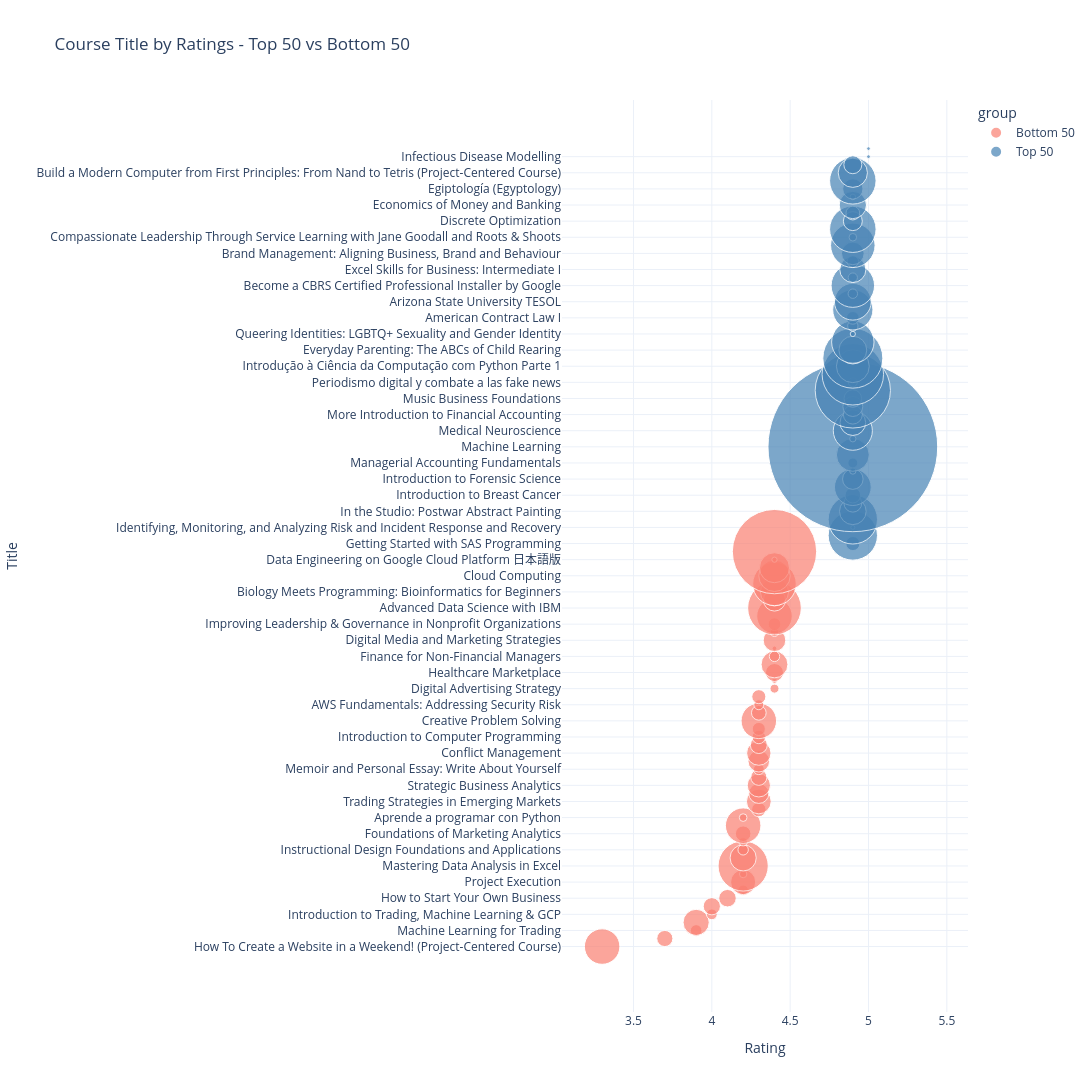

This figure's notebook cell:
### Markdown cell above
### Course Titles and Keywords

### Code cell
# What are the course titles of the top and bottom 50 rated courses?

top50 = (
    csera_data
    .nlargest(50, 'course_rating')
    .assign(group='Top 50')
)

bottom50 = (
    csera_data
    .nsmallest(50, 'course_rating')
    .assign(group='Bottom 50')
)

combined = (
    pd.concat([bottom50, top50], ignore_index=True)
    .sort_values('course_rating')
)

fig = px.scatter(
    combined,
    x='course_rating',
    y='course_title',
    color='group',
    size='students_enrolled',
    size_max=120,
    hover_name='course_title',
    hover_data=[
        'course_organization',
        'course_difficulty',
        'students_enrolled'
    ],
    color_discrete_map={
        'Top 50': 'steelblue',
        'Bottom 50': 'salmon',
    },
    labels={
        'course_rating': 'Rating',
        'course_title': 'Title',
        'course_organization': 'Organization',
        'course_difficulty': 'Course Difficulty',
        'students_enrolled': 'Enrollment'
    },
    title='Course Title by Ratings - Top 50 vs Bottom 50',
    template='plotly_white',
    width=1200,
    height=1400
)

fig.show()

### Figure 1 — Plotly figure (JSON) as saved in the notebook; plotly's stock layout.template omitted (floating-point values rounded to 4 significant figures; data arrays with more than 128 entries replaced by an {"elided": "..."} marker saying what was removed)
{"data": [{"customdata": {"elided": "50x3 mixed values"}, "hovertemplate": "<b>%{hovertext}</b><br><br>group=Bottom 50<br>Rating=%{x}<br>Title=%{y}<br>Enrollment=%{customdata[2]}<br>Organization=%{customdata[0]}<br>Course Difficulty=%{customdata[1]}<extra></extra>", "hovertext": ["How To Create a Website in a Weekend! (Project-Centered Course)", "Machine Learning and Reinforcement Learning in Finance", "Machine Learning for Trading", "iOS App Development with Swift", "Introduction to Trading, Machine Learning & GCP", "Mathematics for Machine Learning: PCA", "How to Start Your Own Business", "Unity XR: How to Build AR and VR Apps", "Project Execution", "Optical Engineering", "Mastering Data Analysis in Excel", "Introduction to Spreadsheets and Models", "Instructional Design Foundations and Applications", "Hardware Description Languages for FPGA Design", "Foundations of Marketing Analytics", "Cybersecurity and Its Ten Domains", "Aprende a programar con Python", "Virtual Teacher", "Trading Strategies in Emerging Markets", "Survey Data Collection and Analytics", "Strategic Business Analytics", "Recommender Systems", "Memoir and Personal Essay: Write About Yourself", "Mastering Software Development in R", "Conflict Management", "Introduction to Computer Science and Programming", "Introduction to Computer Programming", "Geopolitics of Europe", "Creative Problem Solving", "Building Scalable Java Microservices with Spring Boot and Spring Cloud", "AWS Fundamentals: Addressing Security Risk", "Learn English", "Digital Advertising Strategy", "IBM AI Enterprise Workflow", "Healthcare Marketplace", "Genomic Data Science", "Finance for Non-Financial Managers", "Enterprise Architecture", "Digital Media and Marketing Strategies", "Dermatology: Trip to skin", "Improving Leadership & Governance in Nonprofit Organizations", "Data Mining", "Advanced Data Science with IBM", "Behavioral Finance", "Biology Meets Programming: Bioinformatics for Beginners", "Data Science: Statistics and Machine Learning", "Cloud Computing", "Data Analysis and Interpretation", "Data Engineering on Google Cloud Platform 日本語版", "Career Success"], "legendgroup": "Bottom 50", "marker": {"color": "salmon", "size": [140000.0, 29000.0, 15000.0, 76000.0, 13000.0, 33000.0, 34000.0, 12000.0, 70000.0, 6200.0, 280000.0, 76000.0, 12000.0, 7400.0, 27000.0, 140000.0, 6600.0, 23000.0, 68000.0, 45000.0, 60000.0, 29000.0, 13000.0, 52000.0, 66000.0, 32000.0, 20000.0, 19000.0, 140000.0, 24000.0, 11000.0, 22000.0, 9000.0, 3500.0, 36000.0, 80000.0, 12000.0, 2400.0, 57000.0, 8200.0, 18000.0, 140000.0, 320000.0, 55000.0, 88000.0, 210000.0, 110000.0, 100000.0, 3000.0, 790000.0], "sizemode": "area", "sizeref": 222.2, "symbol": "circle"}, "mode": "markers", "name": "Bottom 50", "orientation": "h", "showlegend": true, "type": "scatter", "x": [3.3, 3.7, 3.9, 3.9, 4.0, 4.0, 4.1, 4.2, 4.2, 4.2, 4.2, 4.2, 4.2, 4.2, 4.2, 4.2, 4.2, 4.3, 4.3, 4.3, 4.3, 4.3, 4.3, 4.3, 4.3, 4.3, 4.3, 4.3, 4.3, 4.3, 4.3, 4.3, 4.4, 4.4, 4.4, 4.4, 4.4, 4.4, 4.4, 4.4, 4.4, 4.4, 4.4, 4.4, 4.4, 4.4, 4.4, 4.4, 4.4, 4.4], "xaxis": "x", "y": ["How To Create a Website in a Weekend! (Project-Centered Course)", "Machine Learning and Reinforcement Learning in Finance", "Machine Learning for Trading", "iOS App Development with Swift", "Introduction to Trading, Machine Learning & GCP", "Mathematics for Machine Learning: PCA", "How to Start Your Own Business", "Unity XR: How to Build AR and VR Apps", "Project Execution", "Optical Engineering", "Mastering Data Analysis in Excel", "Introduction to Spreadsheets and Models", "Instructional Design Foundations and Applications", "Hardware Description Languages for FPGA Design", "Foundations of Marketing Analytics", "Cybersecurity and Its Ten Domains", "Aprende a programar con Python", "Virtual Teacher", "Trading Strategies in Emerging Markets", "Survey Data Collection and Analytics", "Strategic Business Analytics", "Recommender Systems", "Memoir and Personal Essay: Write About Yourself", "Mastering Software Development in R", "Conflict Management", "Introduction to Computer Science and Programming", "Introduction to Computer Programming", "Geopolitics of Europe", "Creative Problem Solving", "Building Scalable Java Microservices with Spring Boot and Spring Cloud", "AWS Fundamentals: Addressing Security Risk", "Learn English", "Digital Advertising Strategy", "IBM AI Enterprise Workflow", "Healthcare Marketplace", "Genomic Data Science", "Finance for Non-Financial Managers", "Enterprise Architecture", "Digital Media and Marketing Strategies", "Dermatology: Trip to skin", "Improving Leadership & Governance in Nonprofit Organizations", "Data Mining", "Advanced Data Science with IBM", "Behavioral Finance", "Biology Meets Programming: Bioinformatics for Beginners", "Data Science: Statistics and Machine Learning", "Cloud Computing", "Data Analysis and Interpretation", "Data Engineering on Google Cloud Platform 日本語版", "Career Success"], "yaxis": "y"}, {"customdata": {"elided": "50x3 mixed values"}, "hovertemplate": "<b>%{hovertext}</b><br><br>group=Top 50<br>Rating=%{x}<br>Title=%{y}<br>Enrollment=%{customdata[2]}<br>Organization=%{customdata[0]}<br>Course Difficulty=%{customdata[1]}<extra></extra>", "hovertext": ["Getting Started with SAS Programming", "Introduction to Psychology", "Identifying, Monitoring, and Analyzing Risk and Incident Response and Recovery", "Improving Deep Neural Networks: Hyperparameter tuning, Regularization and Optimization", "In the Studio: Postwar Abstract Painting", "International Women's Health and Human Rights", "Introduction to Breast Cancer", "Introduction to Classical Music", "Introduction to Forensic Science", "Introdução aos Princípios e Práticas da Gestão De Projetos", "Managerial Accounting Fundamentals", "Learn to Speak Korean 1", "Machine Learning", "Formulación y evaluación de proyectos complejos", "Medical Neuroscience", "Microeconomics Principles", "More Introduction to Financial Accounting", "Mountains 101", "Music Business Foundations", "Neural Networks and Deep Learning", "Periodismo digital y combate a las fake news", "Python Data Structures", "Introdução à Ciência da Computação com Python Parte 1", "First Step Korean", "Everyday Parenting: The ABCs of Child Rearing", "Excel Skills for Business: Essentials", "Queering Identities: LGBTQ+ Sexuality and Gender Identity", "Agile и Scrum в работе над проектами и продуктами", "American Contract Law I", "Aprendiendo a aprender: Poderosas herramientas mentales con las que podrás dominar temas difíciles (Learning How to Learn)", "Arizona State University TESOL", "Aspectos básicos de la planificación y la gestión de proyectos", "Become a CBRS Certified Professional Installer by Google", "Boosting Creativity for Innovation", "Excel Skills for Business: Intermediate I", "Bugs 101: Insect-Human Interactions", "Brand Management: Aligning Business, Brand and Behaviour", "COVID-19 Contact Tracing", "Compassionate Leadership Through Service Learning with Jane Goodall and Roots & Shoots", "Convolutional Neural Networks", "Discrete Optimization", "Diseño y Creación de un Emprendimiento Social", "Economics of Money and Banking", "Effective Compliance Programs", "Egiptología (Egyptology)", "Excel Skills for Business", "Build a Modern Computer from First Principles: From Nand to Tetris (Project-Centered Course)", "Rethinking International Tax Law", "Infectious Disease Modelling", "El Abogado del Futuro: Legaltech y la Transformación Digital del Derecho"], "legendgroup": "Top 50", "marker": {"color": "steelblue", "size": [22000.0, 270000.0, 1700.0, 270000.0, 79000.0, 35000.0, 27000.0, 150000.0, 47000.0, 4500.0, 11000.0, 120000.0, 3200000.0, 4400.0, 170000.0, 73000.0, 40000.0, 44000.0, 34000.0, 630000.0, 8900.0, 420000.0, 120000.0, 400000.0, 86000.0, 200000.0, 3000.0, 12000.0, 18000.0, 180000.0, 150000.0, 10000.0, 210000.0, 9500.0, 76000.0, 15000.0, 57000.0, 220000.0, 6400.0, 240000.0, 40000.0, 21000.0, 83000.0, 3400.0, 46000.0, 240000.0, 95000.0, 36000.0, 1600.0, 1500.0], "sizemode": "area", "sizeref": 222.2, "symbol": "circle"}, "mode": "markers", "name": "Top 50", "orientation": "h", "showlegend": true, "type": "scatter", "x": [4.9, 4.9, 4.9, 4.9, 4.9, 4.9, 4.9, 4.9, 4.9, 4.9, 4.9, 4.9, 4.9, 4.9, 4.9, 4.9, 4.9, 4.9, 4.9, 4.9, 4.9, 4.9, 4.9, 4.9, 4.9, 4.9, 4.9, 4.9, 4.9, 4.9, 4.9, 4.9, 4.9, 4.9, 4.9, 4.9, 4.9, 4.9, 4.9, 4.9, 4.9, 4.9, 4.9, 4.9, 4.9, 4.9, 4.9, 4.9, 5.0, 5.0], "xaxis": "x", "y": ["Getting Started with SAS Programming", "Introduction to Psychology", "Identifying, Monitoring, and Analyzing Risk and Incident Response and Recovery", "Improving Deep Neural Networks: Hyperparameter tuning, Regularization and Optimization", "In the Studio: Postwar Abstract Painting", "International Women's Health and Human Rights", "Introduction to Breast Cancer", "Introduction to Classical Music", "Introduction to Forensic Science", "Introdução aos Princípios e Práticas da Gestão De Projetos", "Managerial Accounting Fundamentals", "Learn to Speak Korean 1", "Machine Learning", "Formulación y evaluación de proyectos complejos", "Medical Neuroscience", "Microeconomics Principles", "More Introduction to Financial Accounting", "Mountains 101", "Music Business Foundations", "Neural Networks and Deep Learning", "Periodismo digital y combate a las fake news", "Python Data Structures", "Introdução à Ciência da Computação com Python Parte 1", "First Step Korean", "Everyday Parenting: The ABCs of Child Rearing", "Excel Skills for Business: Essentials", "Queering Identities: LGBTQ+ Sexuality and Gender Identity", "Agile и Scrum в работе над проектами и продуктами", "American Contract Law I", "Aprendiendo a aprender: Poderosas herramientas mentales con las que podrás dominar temas difíciles (Learning How to Learn)", "Arizona State University TESOL", "Aspectos básicos de la planificación y la gestión de proyectos", "Become a CBRS Certified Professional Installer by Google", "Boosting Creativity for Innovation", "Excel Skills for Business: Intermediate I", "Bugs 101: Insect-Human Interactions", "Brand Management: Aligning Business, Brand and Behaviour", "COVID-19 Contact Tracing", "Compassionate Leadership Through Service Learning with Jane Goodall and Roots & Shoots", "Convolutional Neural Networks", "Discrete Optimization", "Diseño y Creación de un Emprendimiento Social", "Economics of Money and Banking", "Effective Compliance Programs", "Egiptología (Egyptology)", "Excel Skills for Business", "Build a Modern Computer from First Principles: From Nand to Tetris (Project-Centered Course)", "Rethinking International Tax Law", "Infectious Disease Modelling", "El Abogado del Futuro: Legaltech y la Transformación Digital del Derecho"], "yaxis": "y"}], "layout": {"height": 1400, "legend": {"itemsizing": "constant", "title": {"text": "group"}, "tracegroupgap": 0}, "title": {"text": "Course Title by Ratings - Top 50 vs Bottom 50"}, "width": 1200, "xaxis": {"anchor": "y", "domain": [0, 1], "title": {"text": "Rating"}}, "yaxis": {"anchor": "x", "domain": [0, 1], "title": {"text": "Title"}}}}
